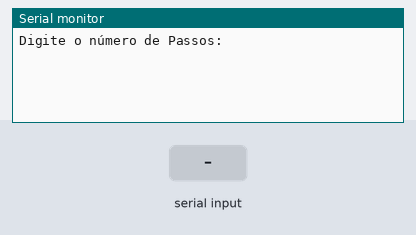
Recording of a sketch running on a simulated Arduino Uno, built with avr-gcc and run on an emulated ATmega328P. Shown: the last lines printed to the serial monitor. The inputs (shaded band) are chosen by the test bench.

Above: at 1.2 s.
1.3 s: "u\n" received over Serial
At 2.0 s:
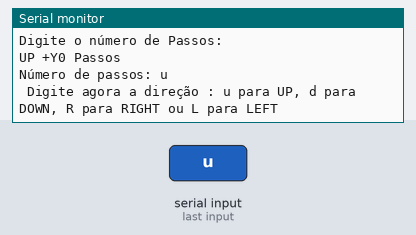
2.8 s: "d\n" received over Serial
At 3.5 s:
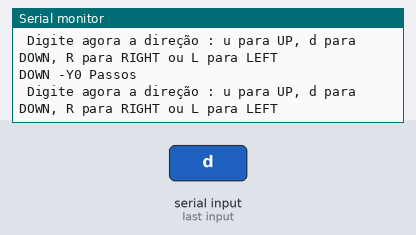
4.3 s: "r\n" received over Serial
At 4.7 s:
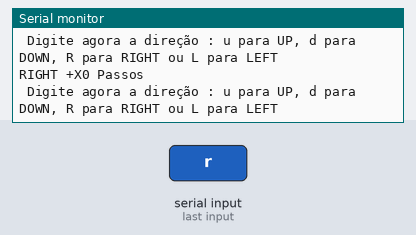
5.8 s: "l\n" received over Serial
At 7.0 s:
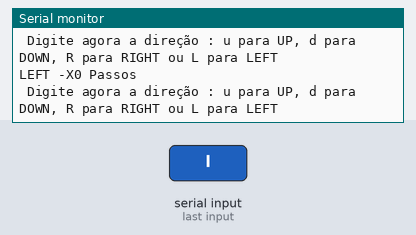

The sketch:

Tracking_keyboard.ino
```cpp
/* PROJETO DE LEITURA ANÁLISE DE TURBULENCIAS ATMOSFÉRICAS
 * UNIVERSIDADE FEDERAL FLUMINENSE
 * ALUNOS:MARCIO GARRIDO/WEBER GAIA/JANAINA NASCIMENTO
 * 2019.2
 * PROFESSOR DR. VINICIUS NUNES / DR. PABLO
 *
 * CONTROLE DO SERVO MECANISMO PARA POSICIONAMENTO DO LASER
 * MODULO DE TRANSMISSÃO
 */

//------------------------------------------VARIAVEIS E LIBS---------------------------------------------

#include <AFMotor.h> //biblioteca do shield motor LadyAda
AF_Stepper motorY(250, 1); //motor com 500 passos/revolução no port M1 e M2
AF_Stepper motorX(250, 2); //motor com 500 passos/revolução no port M3 e M4
int passos,leitura= 0;
String conteudo = "";
//------------------------------------------VARIAVEIS E LIBS---------------------------------------------

//------------------------------------------CONFIGURACAO INICIAL-----------------------------------------

void setup() {
  Serial.begin(9600); //comunicação serial
  motorY.setSpeed(1); //10 rpm, velocidade de rotação
  motorX.setSpeed(1); //10 rpm, velocidade de rotação
  Serial.println ("Digite o número de Passos:");
 }
//------------------------------------------CONFIGURACAO INICIAL-----------------------------------------


//------------------------------------------VALIDAR OPCAO------------------------------------------------

void loop()
{
    if (Serial.available())
    {
    valiando_entrada();
    }
}

//------------------------------------------VALIDAR OPCAO------------------------------------------------


//--------------------------------------------LER SERIAL-------------------------------------------------

String leStringSerial(){
  Serial.flush();
  char caractere;
  conteudo="";
  // Enquanto receber algo pela serial
  while(Serial.available() > 0) {
    // Lê byte da serial
    caractere = Serial.read();
    // Ignora caractere de quebra de linha
    if (caractere != '\n'){
      // Concatena valores
      conteudo.concat(caractere);
    }
    // Aguarda buffer serial ler próximo caractere
    delay(10);
  }
  return conteudo;
}
//--------------------------------------------LER SERIAL-------------------------------------------------


//------------------------------------------VALIDAR OPCAO------------------------------------------------
void valiando_entrada(){
if (Serial.available() > 0){
    // Lê toda string recebida
    String recebido = leStringSerial();

    if (recebido == "u")
    {
              motorY.step(passos, FORWARD, SINGLE);
              Serial.print("UP +Y");
              Serial.print(passos);
              Serial.println(" Passos");

    }
    if (recebido == "d")
    {
              motorY.step(passos, BACKWARD, SINGLE);
              Serial.print("DOWN -Y");
              Serial.print(passos);
              Serial.println(" Passos");

    }
    if (recebido == "r")
    {
              motorX.step(passos, FORWARD, SINGLE);
              Serial.print("RIGHT +X");
              Serial.print(passos );
              Serial.println(" Passos");

    }
    if (recebido == "l")
    {
              motorX.step(passos, BACKWARD, SINGLE);
              Serial.print("LEFT -X");
              Serial.print(passos);
              Serial.println(" Passos");
    }

else
      if (leitura ==0)
      {
        Serial.print("Número de passos: ");
        Serial.println(conteudo);
        passos=conteudo.toInt();
        leitura=leitura+1;
      }

  }
  Serial.println(" Digite agora a direção : u para UP, d para DOWN, R para RIGHT ou L para LEFT");
}
```

Measured:
- after the input at 1.3 s, the serial monitor: prints a new line at once (image 1)
- after the input at 2.8 s, the serial monitor: prints a new line at once (image 2)
- after the input at 4.3 s, the serial monitor: prints a new line at once (image 3)
- after the input at 5.8 s, the serial monitor: prints a new line at once (image 4)
